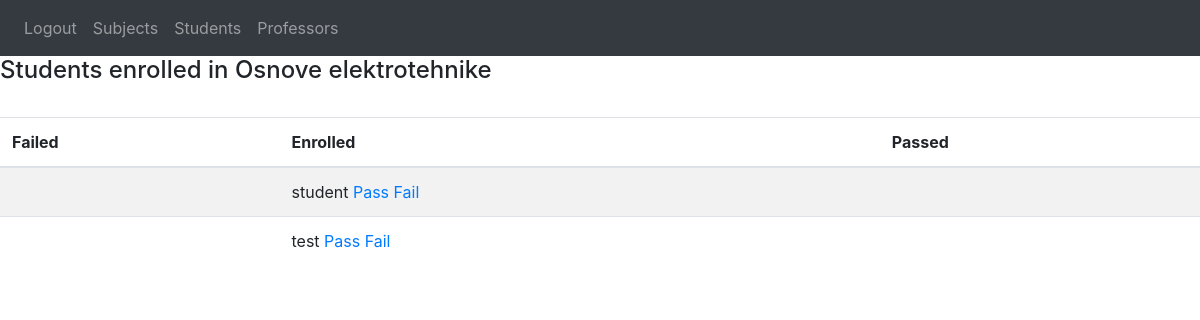
The page /subjects/3 (signed in) on the database its author committed.
### app/models.py (models this page shows, shortened)
class Predmet(models.Model):
    IZBORNI = (('Da', 'da'), ('Ne', 'ne'))
    ime = models.CharField(max_length=50)
    kod = models.CharField(max_length=50)
    program = models.CharField(max_length=50)
    ects = models.IntegerField()
    sem_red = models.IntegerField()
    sem_izv = models.IntegerField()
    izborni = models.CharField(max_length=50, choices=IZBORNI)
    nositelj = models.ForeignKey(Korisnik, on_delete=models.SET_NULL, null=True)
    def __str__(self):
        return self.ime

class Upisi(models.Model):
    student = models.ForeignKey(Korisnik, on_delete=models.SET_NULL, null=True)
    predmet = models.ForeignKey(Predmet, on_delete=models.SET_NULL, null=True)
    status = models.CharField(max_length=64)

class Korisnik(AbstractUser):
    STATUS = (('none', 'None'), ('izv', 'izvanredni student'), ('red', 'redovni student'))
    uloga = models.ForeignKey(Uloge, on_delete=models.SET_NULL, null=True)
    status = models.CharField(max_length=50, choices=STATUS)
    def __str__(self):
        return self.username

### app/views.py (the view)
# urls.py: path('subjects/<int:subject_id>', views.students_by_subject, name='students_by_subject'),
@login_required(login_url='login')
def students_by_subject(request, subject_id):
    if str(request.user.uloga) == 'ADMIN' or str(request.user.uloga) == 'PROFESOR':
        subject_by_id = Predmet.objects.get(id=subject_id)
        enrolls = Upisi.objects.filter(predmet_id=subject_id)
        content = {
            "subject" : subject_by_id,
            "enrolls" : enrolls
        }
        return render (request, 'students_by_subject.html', {"content" : content})

### app/models.py (called while the page is built)
    def __str__(self):
        return self.uloga

### app/templates/students_by_subject.html
{% extends 'base.html' %}
{% block content %}
<h4>Students enrolled in {{ content.subject }}</h4> &nbsp;
<table class="table table-striped">
    <thead>
      <tr>
        <th scope="col">Failed</th>
        <th scope="col">Enrolled</th>
        <th scope="col">Passed</th>
      </tr>
    </thead>
    <tbody>
    {% for enrollment in content.enrolls %}
        <tr>
        {% if enrollment.status == 'failed' %}
            <td>{{ enrollment.student }}</td>
        {% else %}
            <td></td>
        {% endif %}
        {% if enrollment.status == 'enrolled' %}
            <td>
                {{ enrollment.student }}
                <a href="{%url 'pass_subject' subject_id=enrollment.predmet.id enrollment_id=enrollment.id %}" class="link-dark">Pass</a>
                <a href="{%url 'fail_subject' subject_id=enrollment.predmet.id enrollment_id=enrollment.id %}" class="link-danger">Fail</a>
            </td>
        {% else %}
            <td></td>
        {% endif %}
        {% if enrollment.status == 'passed' %}
            <td>{{ enrollment.student }}</td>
        {% else %}
            <td></td>
        {% endif %}
        </tr>
    {% endfor %}
    </tbody>
  </table>
{% endblock %}

### rows shown on the page
Predmet: subject "Osnove elektrotehnike"
Upisi: status "enrolled" (drawn), student "student"
Upisi: status "enrolled" (drawn), student "test"
